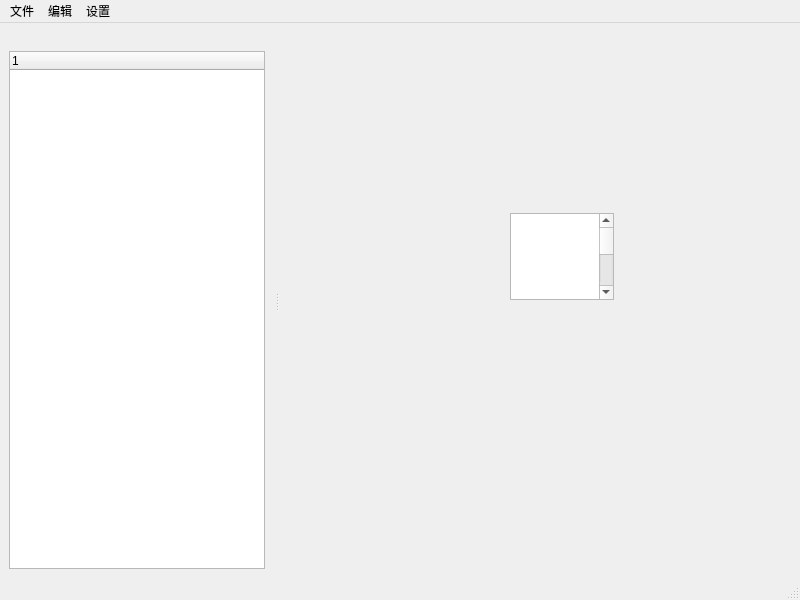
<?xml version="1.0" encoding="UTF-8"?>
<ui version="4.0">
 <class>MainWindow</class>
 <widget class="QMainWindow" name="MainWindow">
  <property name="geometry">
   <rect>
    <x>0</x>
    <y>0</y>
    <width>800</width>
    <height>600</height>
   </rect>
  </property>
  <property name="mouseTracking">
   <bool>false</bool>
  </property>
  <property name="windowTitle">
   <string>MainWindow</string>
  </property>
  <property name="autoFillBackground">
   <bool>false</bool>
  </property>
  <widget class="QWidget" name="centralwidget">
   <widget class="QPlainTextEdit" name="plainTextEdit">
    <property name="geometry">
     <rect>
      <x>230</x>
      <y>190</y>
      <width>104</width>
      <height>87</height>
     </rect>
    </property>
    <property name="font">
     <font>
      <family>宋体</family>
      <pointsize>50</pointsize>
      <bold>false</bold>
      <kerning>true</kerning>
     </font>
    </property>
    <property name="frameShadow">
     <enum>QFrame::Plain</enum>
    </property>
    <property name="verticalScrollBarPolicy">
     <enum>Qt::ScrollBarAsNeeded</enum>
    </property>
    <property name="horizontalScrollBarPolicy">
     <enum>Qt::ScrollBarAsNeeded</enum>
    </property>
    <property name="sizeAdjustPolicy">
     <enum>QAbstractScrollArea::AdjustIgnored</enum>
    </property>
    <property name="lineWrapMode">
     <enum>QPlainTextEdit::NoWrap</enum>
    </property>
    <property name="textInteractionFlags">
     <set>Qt::TextEditorInteraction</set>
    </property>
    <property name="backgroundVisible">
     <bool>false</bool>
    </property>
    <property name="centerOnScroll">
     <bool>false</bool>
    </property>
   </widget>
  </widget>
  <widget class="QMenuBar" name="menubar">
   <property name="geometry">
    <rect>
     <x>0</x>
     <y>0</y>
     <width>800</width>
     <height>25</height>
    </rect>
   </property>
   <widget class="QMenu" name="menufile">
    <property name="title">
     <string>文件</string>
    </property>
    <addaction name="actionnew_file"/>
    <addaction name="actionopen_file"/>
    <addaction name="actionopen_directory"/>
   </widget>
   <widget class="QMenu" name="menu">
    <property name="title">
     <string>编辑</string>
    </property>
   </widget>
   <widget class="QMenu" name="menu_2">
    <property name="title">
     <string>设置</string>
    </property>
    <addaction name="actionzhuti"/>
    <addaction name="actionziti"/>
   </widget>
   <addaction name="menufile"/>
   <addaction name="menu"/>
   <addaction name="menu_2"/>
  </widget>
  <widget class="QStatusBar" name="statusbar"/>
  <widget class="QDockWidget" name="dockWidget">
   <property name="features">
    <set>QDockWidget::NoDockWidgetFeatures</set>
   </property>
   <property name="allowedAreas">
    <set>Qt::LeftDockWidgetArea</set>
   </property>
   <attribute name="dockWidgetArea">
    <number>1</number>
   </attribute>
   <widget class="QWidget" name="dockWidgetContents">
    <layout class="QHBoxLayout" name="horizontalLayout">
     <item>
      <widget class="QTreeWidget" name="treeWidget">
       <column>
        <property name="text">
         <string>1</string>
        </property>
       </column>
      </widget>
     </item>
    </layout>
   </widget>
  </widget>
  <action name="actionnew_file">
   <property name="text">
    <string>new file</string>
   </property>
  </action>
  <action name="actionopen_file">
   <property name="text">
    <string>open file</string>
   </property>
  </action>
  <action name="actionopen_directory">
   <property name="text">
    <string>open directory</string>
   </property>
  </action>
  <action name="actionzhuti">
   <property name="text">
    <string>主题</string>
   </property>
  </action>
  <action name="actionziti">
   <property name="text">
    <string>字体</string>
   </property>
  </action>
 </widget>
 <resources/>
 <connections/>
</ui>
